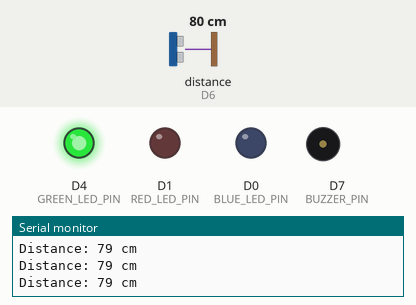
This program was run on a simulated ESP8266 (Wemos D1 mini). Shown: output pins drawn as LEDs (lit = HIGH), buzzer (waves = sounding), the last lines printed to the serial monitor. Wiring (inferred from the names in the program): ultrasonic range finder: trigger D5; echo D6. Inputs (shaded band) come from the test bench; at power-on: distance to the obstacle (sensor on D6) 80 cm. The echo pulse lasts 58.3 µs per cm; pins used as bus, display or sensor lines are not drawn.

Above: at 1.4 s.
1.5 s: distance to the obstacle (sensor on D6) set to 55 cm
3.0 s: distance to the obstacle (sensor on D6) set to 48 cm
At 3.3 s:
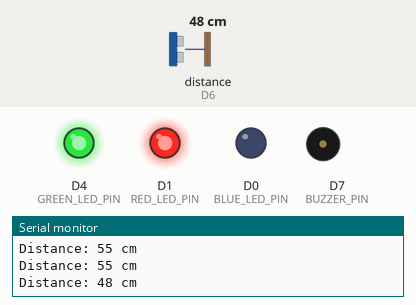
4.5 s: distance to the obstacle (sensor on D6) set to 23 cm
6.0 s: distance to the obstacle (sensor on D6) set to 19 cm
At 6.9 s:
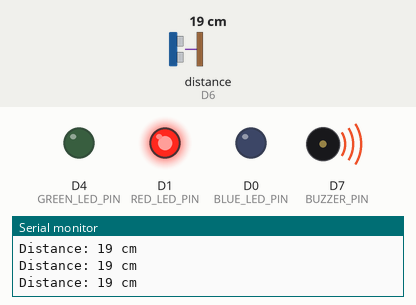
7.5 s: distance to the obstacle (sensor on D6) set to 35 cm
At 8.1 s:
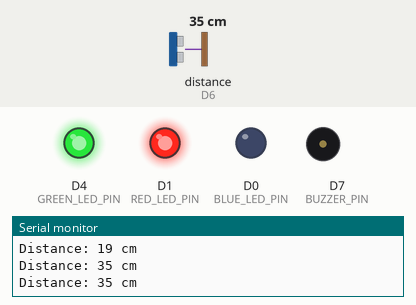
9.0 s: distance to the obstacle (sensor on D6) set to 2 cm
At 10.4 s:
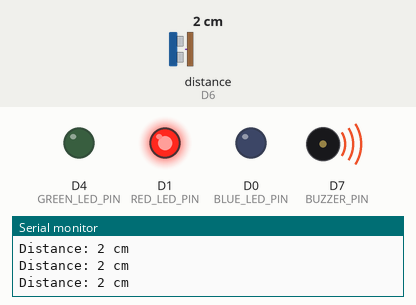
Timing chart, 0 to 11.5 s (numbered marks = the images above; inputs shaded):
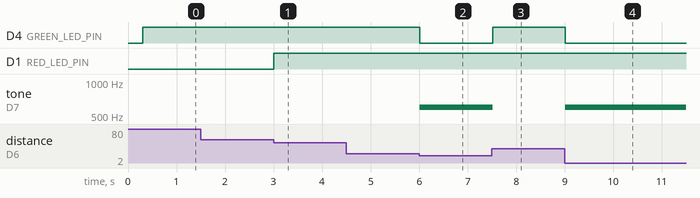

Measured:
- the behaviour switches between 51 and 50 cm on distance to the obstacle (sensor on D6) (found by bisection; images 0 and 1)
- the behaviour switches between 21 and 20 cm on distance to the obstacle (sensor on D6) (found by bisection; images 1 and 2)
- after the input at 3.0 s, D1 (RED_LED_PIN): LOW → HIGH at once
- after the input at 6.0 s, D4 (GREEN_LED_PIN): HIGH → LOW at once; tone on D7 (BUZZER_PIN): silent → 600 Hz at once
- after the input at 7.5 s, D4 (GREEN_LED_PIN): LOW → HIGH at once; tone on D7 (BUZZER_PIN): 600 Hz → silent at once
- after the input at 9.0 s, D4 (GREEN_LED_PIN): HIGH → LOW at once; tone on D7 (BUZZER_PIN): silent → 600 Hz at once

The program:

main.cpp
```cpp
#include <Arduino.h>

// Безпечні піни для завантаження
#define TRIG_PIN D5   // GPIO14
#define ECHO_PIN D6   // GPIO12
#define BUZZER_PIN D7 // GPIO13

#define RED_LED_PIN D1   // Перенесли з D3 на D1 (GPIO5) — повністю безпечний!
#define GREEN_LED_PIN D4 // GPIO2
#define BLUE_LED_PIN D0  // GPIO16

unsigned long lastTime = 0;

void setup()
{
  Serial.begin(115200);

  pinMode(TRIG_PIN, OUTPUT);
  pinMode(ECHO_PIN, INPUT);

  pinMode(RED_LED_PIN, OUTPUT);
  pinMode(GREEN_LED_PIN, OUTPUT);
  pinMode(BLUE_LED_PIN, OUTPUT);
  pinMode(BUZZER_PIN, OUTPUT);

  // Вимикаємо все на старті
  digitalWrite(RED_LED_PIN, LOW);
  digitalWrite(GREEN_LED_PIN, LOW);
  digitalWrite(BLUE_LED_PIN, LOW);
  noTone(BUZZER_PIN);

  Serial.println("\n--- Smart Rangefinder Started ---");
}

void loop()
{
  if (millis() - lastTime >= 300)
  {
    lastTime = millis();

    // Генерація ультразвукового імпульсу
    digitalWrite(TRIG_PIN, LOW);
    delayMicroseconds(2);
    digitalWrite(TRIG_PIN, HIGH);
    delayMicroseconds(10);
    digitalWrite(TRIG_PIN, LOW);

    // Зчитування тривалості (таймаут 30000 мкс ~ 5м)
    long duration = pulseIn(ECHO_PIN, HIGH, 30000);
    short distanceCm = duration * 0.0343 / 2;

    if (distanceCm <= 0 || distanceCm > 400)
    {
      Serial.println("Distance: Out of range / Error");

      digitalWrite(GREEN_LED_PIN, LOW);
      digitalWrite(RED_LED_PIN, LOW);
      digitalWrite(BLUE_LED_PIN, LOW);
      noTone(BUZZER_PIN);
    }
    else
    {
      Serial.print("Distance: ");
      Serial.print(distanceCm);
      Serial.println(" cm");

      // Зона 1: Більше 50 см — Безпечно (Зелений)
      if (distanceCm > 50)
      {
        digitalWrite(GREEN_LED_PIN, HIGH);
        digitalWrite(RED_LED_PIN, LOW);
        digitalWrite(BLUE_LED_PIN, LOW);
        noTone(BUZZER_PIN);
      }
      // Зона 2: Від 20 до 50 см — Попередження (Жовтий = R + G)
      else if (distanceCm >= 20 && distanceCm <= 50)
      {
        digitalWrite(GREEN_LED_PIN, HIGH);
        digitalWrite(RED_LED_PIN, HIGH);
        digitalWrite(BLUE_LED_PIN, LOW);
        noTone(BUZZER_PIN);
      }
      // Зона 3: Менше 20 см — Небезпека (Червоний + Звук)
      else
      {
        digitalWrite(GREEN_LED_PIN, LOW);
        digitalWrite(RED_LED_PIN, HIGH);
        digitalWrite(BLUE_LED_PIN, LOW);
        tone(BUZZER_PIN, 600); // Звук 600 Гц
      }
    }
  }

  yield();
}
```
